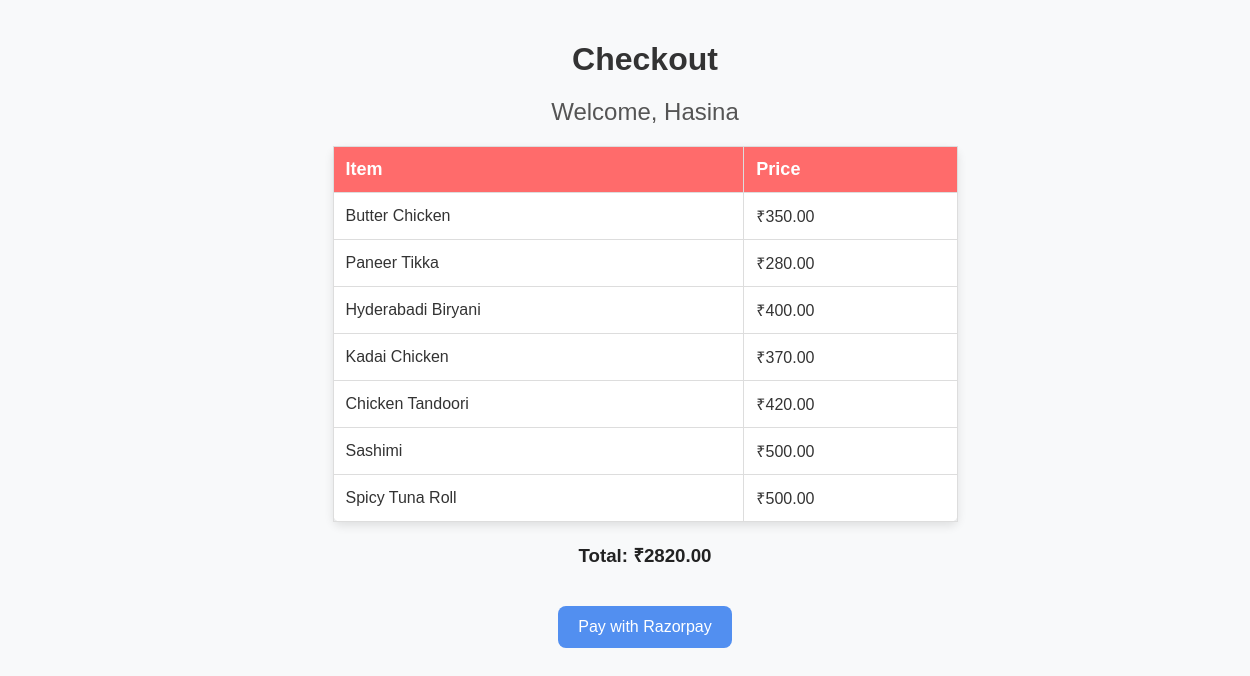
/checkout/Hasina/, run on the app's committed database.
### delivery/models.py (models this page shows, shortened)
class Customer(models.Model):
    username = models.CharField(max_length=100)
    password = models.CharField(max_length=20)
    email = models.EmailField()
    mobile = models.CharField(max_length=12, default=90)
    address = models.CharField(max_length=100)

class Menu(models.Model):
     res = models.ForeignKey(
          Restaurants,
          on_delete=models.CASCADE
     )
     item_name = models.CharField(max_length=100)
     description = models.TextField(blank=True, null=True)
     price = models.DecimalField(max_digits=6,decimal_places=2)
     is_available = models.BooleanField(default=True)
     category = models.CharField(max_length=50)

### delivery/views.py (the view)
# urls.py: path('checkout/<str:username>/',views.checkout, name = 'checkout'),
def checkout(request, username):
    customer = Customer.objects.get(username = username)
    cart = Cart.objects.filter(customer = customer).first()
    cart_items = cart.items.all() if cart else []
    total_price = cart.total_price() if cart else 0
    if total_price == 0:
        return render(request, 'delivery/checkout.html',{'error':'Your cart is Empty'})
    client = razorpay.Client(auth=(settings.RAZORPAY_KEY_ID, settings.RAZORPAY_KEY_SECRET))
    order_data = {
        'amount':int(total_price * 100),
        'currency':'INR',
        'payment_capture':'1',
    }
    order = client.order.create(data = order_data)
    return render(
        request, 'delivery/checkout.html',
        {'username':username,
        'cart_items':cart_items,
        'total_price':total_price,
        'razorpay_key_id':settings.RAZORPAY_KEY_ID,
        'order_id':order['id'],
        'amount':total_price,
        }
    )

### delivery/models.py (called while the page is built)
     def total_price(self):
          return sum(item.price for item in self.items.all())

### delivery/templates/delivery/checkout.html (shortened to what this page needs)
<!DOCTYPE html>
<html lang="en">
  <head>
  </head>
  <body>
    <h1>Checkout</h1>
    <h2>Welcome, {{ username }}</h2>
    {% if error %}
    <p style="color: red">{{ error }}</p>
    {% else %}
    <table border="1">
      <thead>
        <tr>
          <th>Item</th>
          <th>Price</th>
        </tr>
      </thead>
      <tbody>
        {% for item in cart_items %}
        <tr>
          <td>{{ item.item_name }}</td>
          <td>₹{{ item.price }}</td>
        </tr>
        {% endfor %}
      </tbody>
    </table>
    <h3>Total: ₹{{ total_price }}</h3>
    <button id="rzp-button">Pay with Razorpay</button>
    {% endif %}
  </body>
</html>

### delivery/templates/delivery/checkout.html (style rules this page uses)
body { font-family: Arial, sans-serif; background: #f8f9fa; text-align: center; padding: 20px; background-image: url('https://cimg3.ibsrv.net/cimg/www.fitday.com/693x350_85-1/999/21_HealthyChineseFood-107999.jpg'); background-size: cover; background-position: center; background-repeat: no-repeat; height: 100vh; width: 100vw; margin: 0; }
h1 { color: #333; margin-bottom: 10px; }
h2 { color: #555; font-weight: normal; margin-bottom: 20px; }
table { width: 50%; margin: 20px auto; border-collapse: collapse; background: white; border-radius: 8px; box-shadow: 0 4px 10px rgba(0, 0, 0, 0.1); }
th, td { padding: 12px; border: 1px solid #ddd; text-align: left; }
th { background: #ff6b6b; color: white; font-size: 18px; }
td { font-size: 16px; color: #333; }
h3 { color: #222; margin-top: 20px; }
#rzp-button { padding: 12px 20px; margin-top: 20px; background: #528FF0; color: white; font-size: 16px; border: none; border-radius: 8px; cursor: pointer; }

### data on the page
Customer: username "Hasina"
Menu: item_name "Butter Chicken", price "350.00"
Menu: item_name "Paneer Tikka", price "280.00"
Menu: item_name "Hyderabadi Biryani", price "400.00"
Menu: item_name "Kadai Chicken", price "370.00"
Menu: item_name "Chicken Tandoori", price "420.00"
Menu: item_name "Sashimi", price "500.00"
Menu: item_name "Spicy Tuna Roll", price "500.00"

### other printed values
{{ total_price }} "2820.00"
